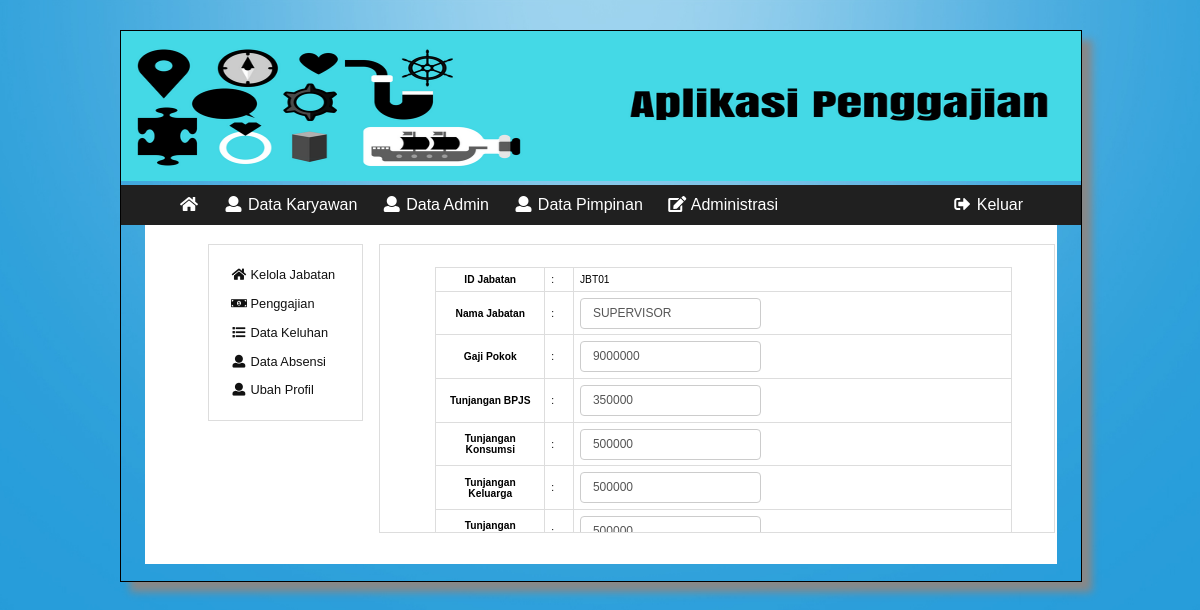
Screenshot of /pimpinan/index.php?p=d_administrasi&k=a_jabatan_tools&idjab=JBT01&aksi=edit (signed in) with the database file from the repository.
### tables this page shows
CREATE TABLE `jabatan` (
  `id_jabatan` varchar(15) NOT NULL,
  `nama_jabatan` varchar(50) DEFAULT NULL,
  `gaji_pokok` double DEFAULT NULL,
  `tunjangan_bpjs` double DEFAULT NULL,
  `tunjangan_konsumsi` double DEFAULT NULL,
  `tunjangan_transport` double DEFAULT NULL,
  `tunjangan_keluarga` double DEFAULT NULL
);

### controller.php (called while the page is built, shortened)
<?php
if (!empty($_GET['idjab'])) {
  $idjab = $_GET['idjab'];
  $queryedit_jabatan = "SELECT * FROM jabatan WHERE id_jabatan = '$idjab' order by id_jabatan asc";
  $sqledit_jabatan = $mysqli->query($queryedit_jabatan);
}
?>

### pimpinan/konten/administrasi/a_jabatan_tools.php (the view, shortened to what this page needs)
<div class="apps-content-item">
<?php
$aksi = $_GET['aksi'];
if ($aksi == 'edit') {
  ?>
    <form action="konten/proses/a_jabatan_edit_aksi.php" method="post">
      <table id="tbl">
        <?php
        foreach ($sqledit_jabatan as $key) {
          extract($key);
          ?>
               <tr>
                   <th width="19%">ID Jabatan</th>
                   <td width="5%">:</td>
                   <td><input type="hidden" name="id_jabatan" value="<?php echo $id_jabatan; ?>"><?php echo $id_jabatan; ?></td>
               </tr>
               <tr>
                   <th width="19%">Nama Jabatan</th>
                   <td width="5%">:</td>
                   <td><input type="text" name="nama_jabatan" value="<?php echo $nama_jabatan; ?>"></td>
               </tr>
               <tr>
                   <th width="19%">Gaji Pokok</th>
                   <td width="5%">:</td>
                   <td><input type="number" name="gaji_pokok" value="<?php echo $gaji_pokok; ?>"></td>
               </tr>
               <tr>
                   <th width="19%">Tunjangan BPJS</th>
                   <td width="5%">:</td>
                   <td><input type="number" name="tunjangan_konsumsi" value="<?php echo $tunjangan_bpjs; ?>"></td>
               </tr>
               <tr>
                   <th width="19%">Tunjangan Konsumsi</th>
                   <td width="5%">:</td>
                   <td><input type="number" name="tunjangan_transport" value="<?php echo $tunjangan_transport; ?>"></td>
               </tr>
               <tr>
                   <th width="19%">Tunjangan Keluarga</th>
                   <td width="5%">:</td>
                   <td><input type="number" name="tunjangan_keluarga" value="<?php echo $tunjangan_keluarga; ?>"></td>
               </tr>
               <tr>
                   <th width="19%">Tunjangan Transportasi</th>
                   <td width="5%">:</td>
                   <td><input type="number" name="tunjangan_transport" value="<?php echo $tunjangan_transport; ?>"></td>
               </tr>
               <?php
             }
              ?>
       </table>
    </form>
  <?php
}
 ?>
</div>

### booking.css (style rules this page uses)
@media (min-width: 576px) { body { background: url(img/bg.jpg); -webkit-background-size: 100% 100%; -moz-background-size: 100% 100%; -o-background-size: 100% 100%; background-size: cover; background-repeat: no-repeat; background-position: center; position: absolute; background-attachment: fixed; margin: 0px; padding: 0px; background-color: #fff; overflow-x: hidden; } }
@media (min-width: 576px) { .apps-content-item { display: block; position: relative; float: left; width: 90%; font-size: 0.8em; padding: 1%; left : 5%; } }
@media (min-width: 576px) { #tbl { width: 100%; align-content: center; border-spacing: 0; border: 1px solid #ddd; border-right: 0; border-bottom: 0; display: table; position: relative; } }
@media (min-width: 576px) { #tbl th, #tbl td { padding: 1%; border: 1px solid #ddd; border-top: 0; border-left: 0; } }
@media (min-width: 576px) { #tbl input { padding: 6px 12px; font-size: 12px; line-height: 1.42857143; border-radius: 4px; color: #555; background-color: #fff; background-image: none; border: 1px solid #ccc; border-radius: 4px; } }

### rows the page displays
jabatan: id_jabatan "JBT01", nama_jabatan "SUPERVISOR", gaji_pokok "9000000", tunjangan_konsumsi "350000", tunjangan_transport "500000", tunjangan_keluarga "500000"
